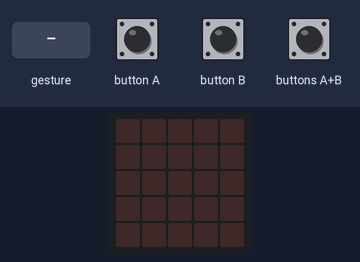
Simulated run of this program. Board: BBC micro:bit (MakeCode). Shown: the board's 5×5 LED display. Inputs (shaded band) come from the test bench. A tilt is held for 1.5 s and a shake lasts 1 s, then the board lies face up again.

Above: at 1.2 s.
1.3 s: gesture 'tilt left'
At 1.6 s:
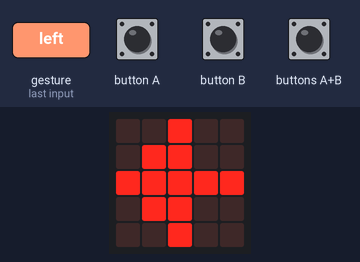
4.3 s: buttons A+B pressed for 1 s
At 4.51 s:
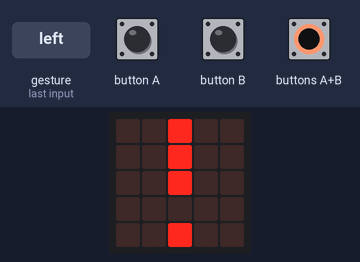
6.8 s: gesture 'tilt right'
At 7.1 s:
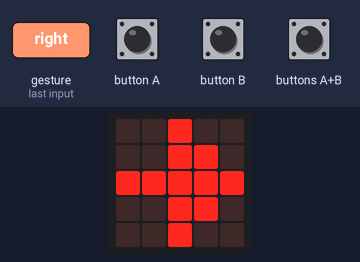
9.8 s: buttons A+B pressed for 3.2 s
At 10.01 s:
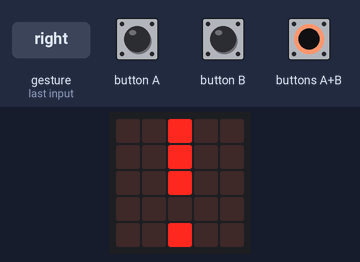
Timing chart, 0 to 12.8 s (numbered marks = the images above; inputs shaded):
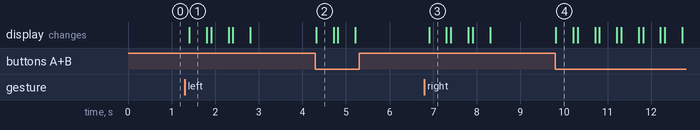

The program:

main.ts
```typescript
basic.forever(function () {
    while (input.buttonIsPressed(Button.AB)) {
        basic.showLeds(`
            . . # . .
            . . # . .
            . . # . .
            . . . . .
            . . # . .
            `)
        basic.clearScreen()
        basic.pause(100)
    }
    while (input.isGesture(Gesture.TiltLeft)) {
        basic.showLeds(`
            . . # . .
            . # # . .
            # # # # #
            . # # . .
            . . # . .
            `)
        basic.clearScreen()
        basic.pause(100)
    }
    while (input.isGesture(Gesture.TiltRight)) {
        basic.showLeds(`
            . . # . .
            . . # # .
            # # # # #
            . . # # .
            . . # . .
            `)
        basic.clearScreen()
        basic.pause(100)
    }
})
```

test.ts
```typescript
// aquí va el archivo "tests"; esto no se compilará cuando este paquete se utilice como una extensión.
```

Measured:
- after the input at 1.3 s, the display: changes after 0.11 s (image 1)
- after the input at 4.3 s, the display: changes at once (image 2)
- after the input at 6.8 s, the display: changes after 0.11 s (image 3)
- after the input at 9.8 s, the display: changes at once (image 4)
- what the display in image 1 shows lasts 0.4 s, from 1.4 s to 1.8 s
